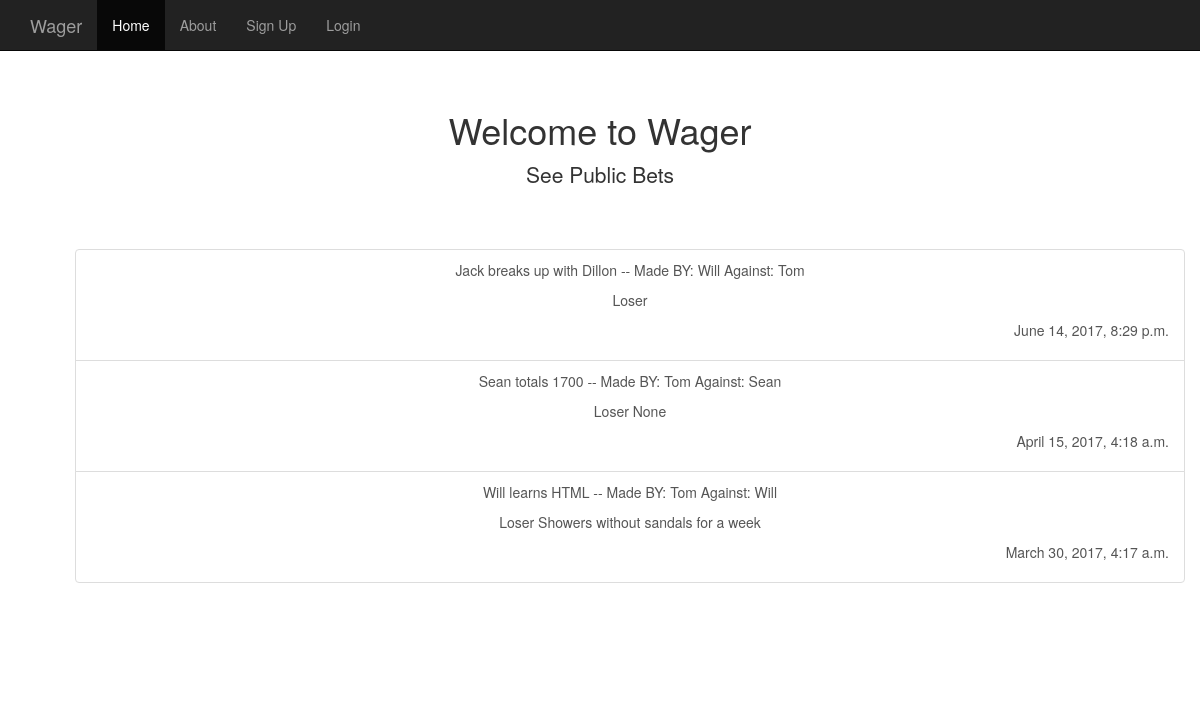
The app's page /, older data.
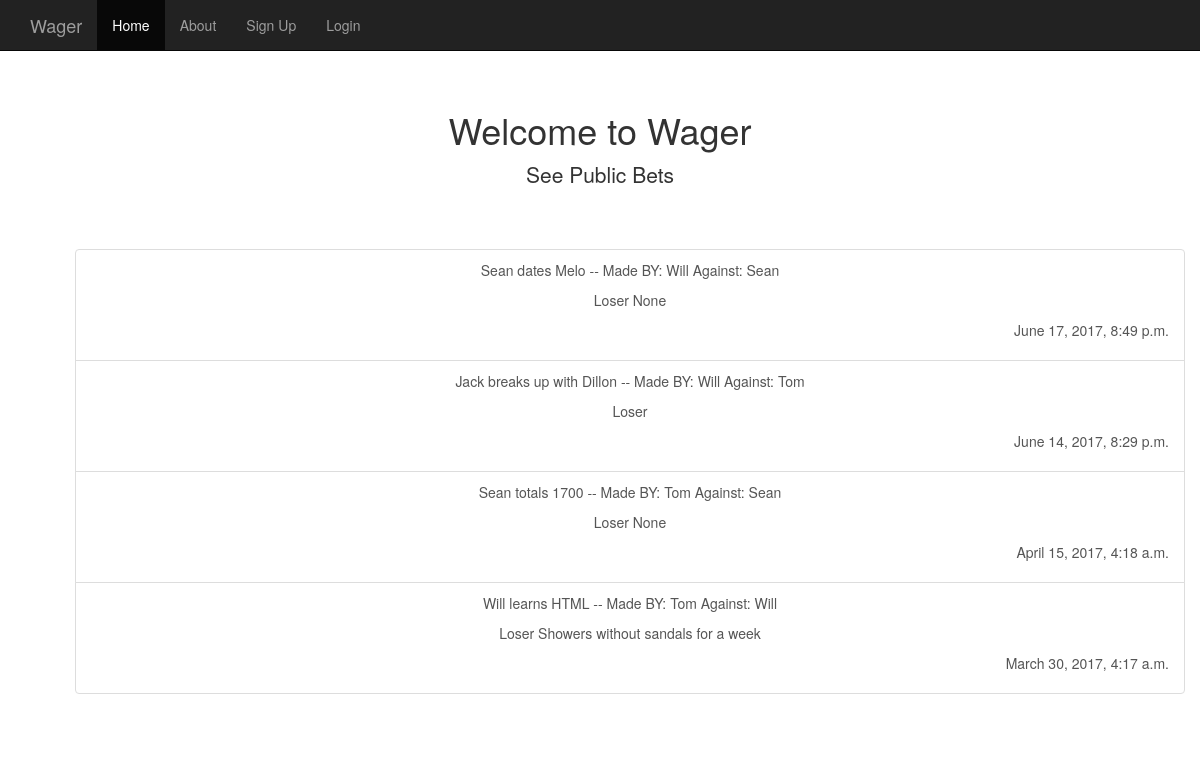
The same page, newer data.
### Wager/models.py (models this page shows, shortened)
class Bet(models.Model):
	user1 = models.ForeignKey(User, on_delete=models.CASCADE, related_name="user1")
	user2 = models.ForeignKey(User, on_delete=models.CASCADE, related_name="user2")
	Terms = models.CharField(max_length=200)
	Stakes = models.CharField(max_length=300)
	Due_date = models.DateTimeField(default=timezone.now()+datetime.timedelta(days=1))
	Winner = models.IntegerField(default=0)
	Status = models.IntegerField()
	Public = models.BooleanField()
	Date_created = models.DateTimeField()

class User(models.Model):
	User_Name = models.CharField(max_length=50)
	Password = models.CharField(max_length=50)
	Date_joined = models.DateTimeField()
	Wins = models.IntegerField(default=0)
	Losses = models.IntegerField(default=0)
	WinPercent = models.IntegerField(default=0)
	LossPercent = models.IntegerField(default=0)

### Wager/views.py (the view)
# urls.py: url(r'^$', views.HomePage, name='HomePage'),
def HomePage(request):
	if ('user' in request.session) and (User.objects.filter(pk=request.session['user']).first() != None):
		u = request.session['user']
		friends = [x.user2_id for x in Relationship.objects.filter(user1_id=u)] + [x.user1_id for x in Relationship.objects.filter(user2_id=u)]
		latest_friends_bets = Bet.objects.filter(Q(user1__pk__in=friends) | Q(user2__pk__in=friends)).order_by('-Date_created')[:5]
		context = {'latest_bet_list': latest_friends_bets}
		return render(request, 'User_Profiles/LoggedIn_HomePage.html', context)
	else:
		latest_bet_list = Bet.objects.filter(Public=True).order_by('-Date_created')[:5]
		context = {'latest_bet_list': latest_bet_list}
		return render(request, 'User_Profiles/Not_LoggedIn_HomePage.html', context)

### Wager/templates/User_Profiles/Not_LoggedIn_HomePage.html
{% extends 'User_Profiles/HomePage_Base.html' %}
{% block login %}
<li><a href="$$$">About</a></li>
<li><a href="/SignUp/">Sign Up</a></li>
<li><a href="/LogIn/">Login</a></li>
{% endblock %}
{% block content %}
	<h1>Welcome to Wager</h1>
    <p class="lead">See Public Bets</p>
	<div class="container">
	<div class="starter-template">
	  <div class="list-group">
	  	{% if latest_bet_list %}
		    {% for bet in latest_bet_list %}
		        <a href="#", class="list-group-item">
		          <p>{{ bet.Terms }} -- Made BY: {{ bet.user1.User_Name }} Against: {{  bet.user2.User_Name }}</p>
		          <p>Loser {{ bet.Stakes }}</p>
		          <p align="right">{{ bet.Due_date }}</p>
		        </a>
		    {% endfor %}
	    {% endif %}
	  </div>
	</div>
</div>
{% endblock %}

Row changes from the older to the newer data that the page shows:
added Bet: Terms "Sean dates Melo", user1.User_Name "Will", user2.User_Name "Sean", Stakes "None", Due_date "June 17, 2017, 8:49 p.m."
